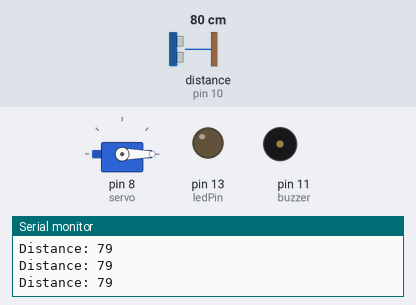
Simulated run of this sketch. Board: Arduino Uno, built with avr-gcc and run on an emulated ATmega328P. Parts: servo, output pins drawn as LEDs (lit = HIGH), buzzer (waves = sounding, pin HIGH), the last lines printed to the serial monitor. Wiring (inferred from the names in the program): ultrasonic range finder: trigger pin 9; echo pin 10. Inputs (shaded band) come from the test bench; at power-on: distance to the obstacle (sensor on pin 10) 80 cm. The echo pulse lasts 58.3 µs per cm; pins used as bus, display or sensor lines are not drawn.

Above: at 1.2 s.
1.3 s: distance to the obstacle (sensor on pin 10) set to 2 cm
At 2.1 s:
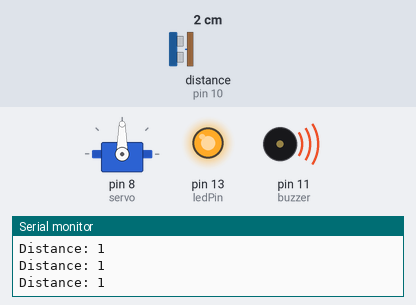
2.8 s: distance to the obstacle (sensor on pin 10) set to 18 cm
4.3 s: distance to the obstacle (sensor on pin 10) set to 24 cm
At 5.5 s:
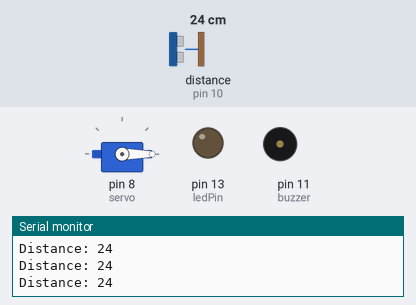
5.8 s: distance to the obstacle (sensor on pin 10) set to 17 cm
At 6.7 s:
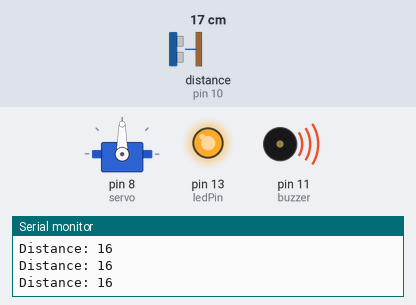
Timing chart, 0 to 8.3 s (numbered marks = the images above; inputs shaded):
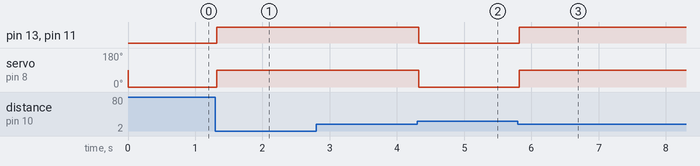

The sketch:

sketch_apr24a.ino
```cpp
#include <Servo.h>

Servo servo;  // Create a servo object

// defines pins numbers
const int trigPin = 9;
const int echoPin = 10;
const int buzzer = 11;
const int ledPin = 13;


void setup() {
  Serial.begin(9600); // Start serial communication for debugging
  pinMode(trigPin, OUTPUT); // Set trigger pin as output
  pinMode(echoPin, INPUT); // Set echo pin as input
  pinMode(buzzer, OUTPUT); // Set buzzer pin as output
  pinMode(ledPin, OUTPUT);// Set led pin as output

  servo.attach(8);
}

void loop() {
  long duration, distance;
  digitalWrite(trigPin, LOW); // Ensure trigger pin is low
  delayMicroseconds(2); // Wait for 2 microseconds
  digitalWrite(trigPin, HIGH); // Send a 10 microsecond pulse to trigger pin
  delayMicroseconds(10);
  digitalWrite(trigPin, LOW);
  duration = pulseIn(echoPin, HIGH); // Read the echo pin, calculate duration
  distance = (duration / 2) / 29.1; // Calculate distance based on speed of sound
  Serial.print("Distance: ");
  Serial.println(distance);


  if (distance < 20 && distance > 0) { // Adjust threshold according to your setup
    // If someone is close enough (within 50cm), trigger the buzzer
    digitalWrite(buzzer, HIGH); // Turn on the buzzer
    digitalWrite(ledPin, HIGH); // Turn on the buzzer
    servo.write(90);


  }
  else{
    digitalWrite(buzzer, LOW); // Turn off the buzzer
    digitalWrite(ledPin, LOW); // Turn on the buzzer
    servo.write(0);

  }

}
```

Measured:
- the behaviour switches between 20 and 21 cm on distance to the obstacle (sensor on pin 10) (found by bisection; images 1 and 2)
- after the input at 1.3 s, pin 13 (ledPin), pin 11 (buzzer): LOW → HIGH at once; servo on pin 8 (servo): 0° → 90° at once
- after the input at 4.3 s, pin 13 (ledPin), pin 11 (buzzer): HIGH → LOW at once; servo on pin 8 (servo): 90° → 0° at once
- after the input at 5.8 s, pin 13 (ledPin), pin 11 (buzzer): LOW → HIGH at once; servo on pin 8 (servo): 0° → 90° at once
